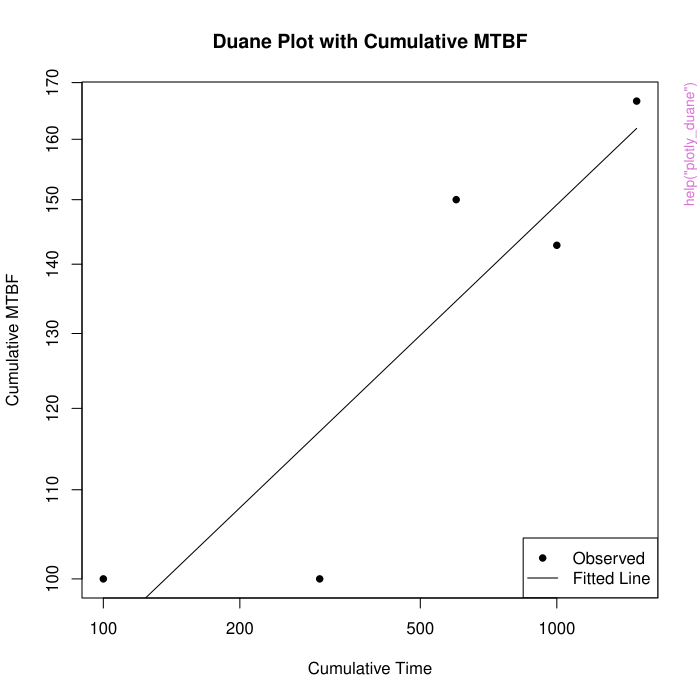

R code for this plot:
pkgname <- "WeibullR.plotly"
source(file.path(R.home("share"), "R", "examples-header.R"))
options(warn = 1)
library('WeibullR.plotly')

base::assign(".oldSearch", base::search(), pos = 'CheckExEnv')
base::assign(".old_wd", base::getwd(), pos = 'CheckExEnv')
cleanEx()
nameEx("plotly_contour")
### * plotly_contour

flush(stderr()); flush(stdout())

### Name: plotly_contour
### Title: Interactive Contour Plot
### Aliases: plotly_contour

### ** Examples

library(WeibullR)
library(WeibullR.plotly)

failures1 <- c(30, 49, 82, 90, 96)
failures2 <- c(20, 40, 60, 80, 100)
obj1 <- wblr.conf(wblr.fit(wblr(failures1), method.fit = 'mle'), method.conf = 'lrb')
obj2 <- wblr.conf(wblr.fit(wblr(failures2), method.fit = 'mle'), method.conf = 'lrb')
plotly_contour(list(obj1, obj2), main = "Overlayed Contours")




cleanEx()
nameEx("plotly_duane")
### * plotly_duane

flush(stderr()); flush(stdout())

### Name: plotly_duane
### Title: Interactive Duane Plot.
### Aliases: plotly_duane

### ** Examples

library(ReliaGrowR)
times<-c(100, 200, 300, 400, 500)
failures<-c(1, 2, 1, 3, 2)
fit<-duane_plot(times, failures)
plotly_duane(fit)



cleanEx()
nameEx("plotly_rga")
### * plotly_rga

flush(stderr()); flush(stdout())

### Name: plotly_rga
### Title: Interactive Reliability Growth Plot.
### Aliases: plotly_rga

### ** Examples

library(ReliaGrowR)
times<-c(100, 200, 300, 400, 500)
failures<-c(1, 2, 1, 3, 2)
rga<-rga(times, failures)
plotly_rga(rga)



cleanEx()
nameEx("plotly_wblr")
### * plotly_wblr

flush(stderr()); flush(stdout())

### Name: plotly_wblr
### Title: Interactive Probability Plot.
### Aliases: plotly_wblr

### ** Examples

library(WeibullR)
library(WeibullR.plotly)
failures<-c(30, 49, 82, 90, 96)
obj<-wblr.conf(wblr.fit(wblr(failures)))
plotly_wblr(obj)



### * <FOOTER>
###
cleanEx()
options(digits = 7L)
base::cat("Time elapsed: ", proc.time() - base::get("ptime", pos = 'CheckExEnv'),"\n")
grDevices::dev.off()
###
### Local variables: ***
### mode: outline-minor ***
### outline-regexp: "\\(> \\)?### [*]+" ***
### End: ***
quit('no')
